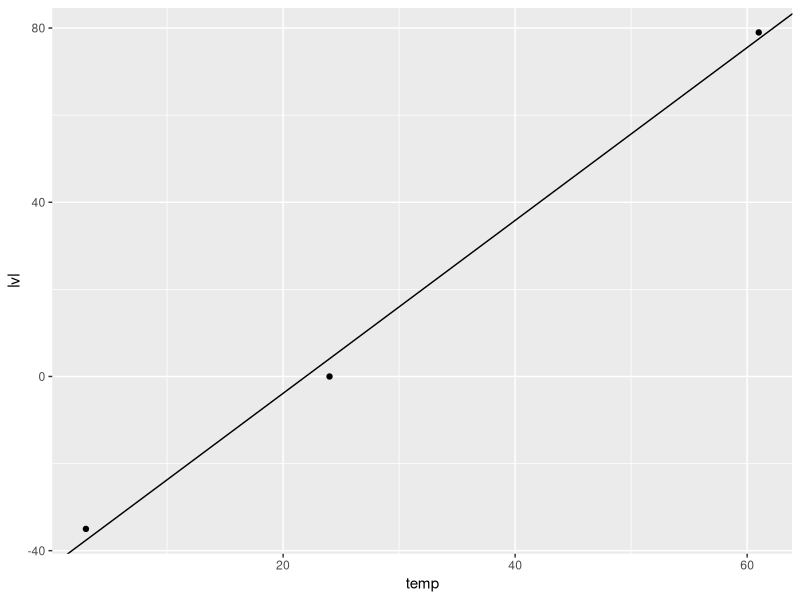

This chart was generated by the following R code:
library("ggplot2")

dat = data.frame(temp = c(24,61,3), lvl = c(0,79,-35))

b = cor(dat$lvl, dat$temp) * sd(dat$lvl) / sd(dat$temp)
a = mean(dat$lvl) - b * mean(dat$temp)
ggplot(dat, aes(x = temp, y = lvl)) + 
  geom_abline(slope = b, intercept = a) + 
  geom_point()

LSRL = lm(dat$lvl ~ dat$temp)
print(LSRL)
print(cor(dat$lvl, dat$temp)^2)